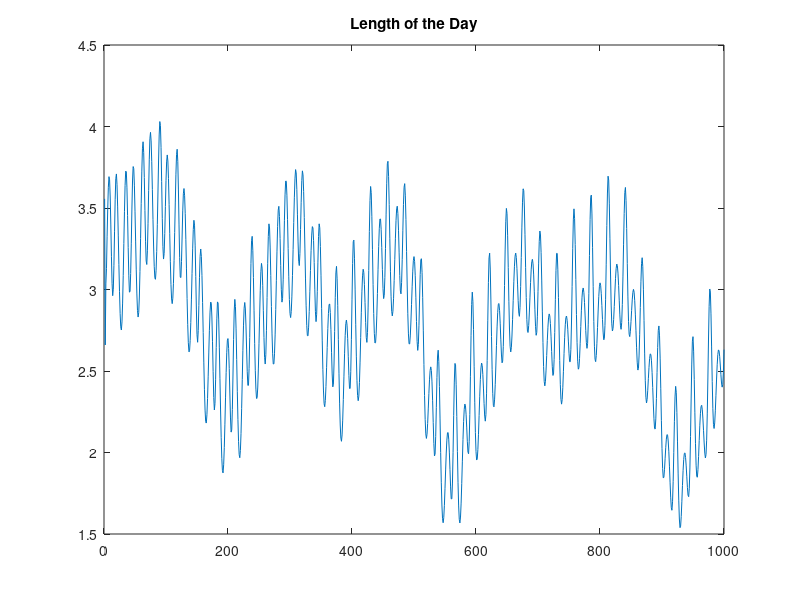

Recreate this plot in MATLAB. (Note: this script raises an error after producing the figure.)
% Test Example
%
% Example 7 page 25 - Length of the day dataset
%
%  A. Cicone, J. Liu, H. Zhou. 'Adaptive Local Iterative Filtering for
%  Signal Decomposition and Instantaneous Frequency analysis'. Applied and
%  Computational Harmonic Analysis, Volume 41, Issue 2, September 2016,
%  Pages 384-411. doi:10.1016/j.acha.2016.03.001
%  ArXiv http://arxiv.org/abs/1411.6051
%
%  Please cite: 
%
%  A. Cicone, H. Zhou. 'Numerical Analysis for Iterative Filtering with
%  New Efficient Implementations Based on FFT'
%  ArXiv http://arxiv.org/abs/1802.01359
%
%  A. Cicone. 'Iterative Filtering as a direct method for the decomposition 
%  of nonstationary signals'. Numerical Algorithms, Volume 373, 2020,  112248. 
%  doi: 10.1007/s11075-019-00838-z
%  ArXiv http://arxiv.org/abs/1811.03536%
%
% dataset obtained from http://hpiers.obspm.fr/eoppc/eop/eopc04/eopc04.62-now
%
clear all
clc
load LengthOftheDay_LOD_ALIF_paper

plot(x)
title('Length of the Day')

%% Extension outside the boundaries to reduce the end effects in the decomposition

L=2*length(x);
x_ext = Extend_sig_v1_1(x,'asymw',L);

%%
opts=Settings_FIF_v3('delta',10^-2,'Xi',3,'NIMFs',4,'alpha','Almost_min');
clc
tic
[IMF_1,logM1] = FIF_v2_8(x,opts);%y,opts);
toc
tic
[IMF_2,logM2] = FIF_v2_8(x_ext,opts);%y,opts);
toc
%
plot_imf_v11(IMF_2(:,L+1:end-L),IMF_1,[],5,[],[],[],[],'pre-extended signal IMFs','original signal IMFs (end effects present)');





